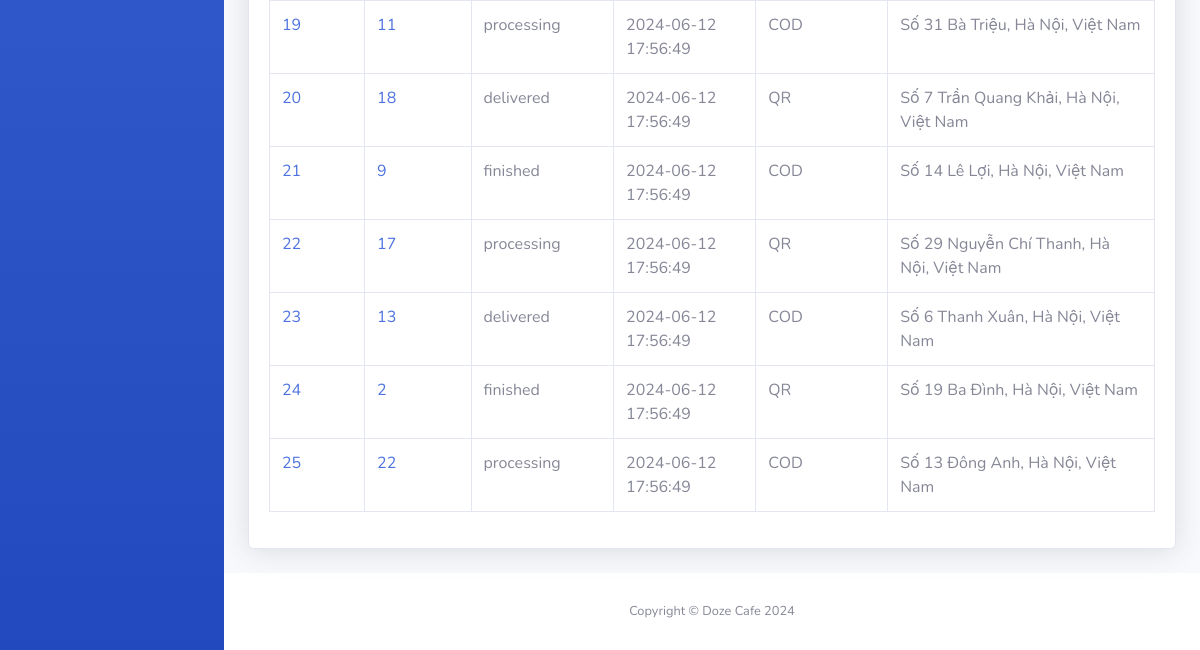
/admin_page/lietkedonhang.php (lower part), run on an earlier commit of the app's database.
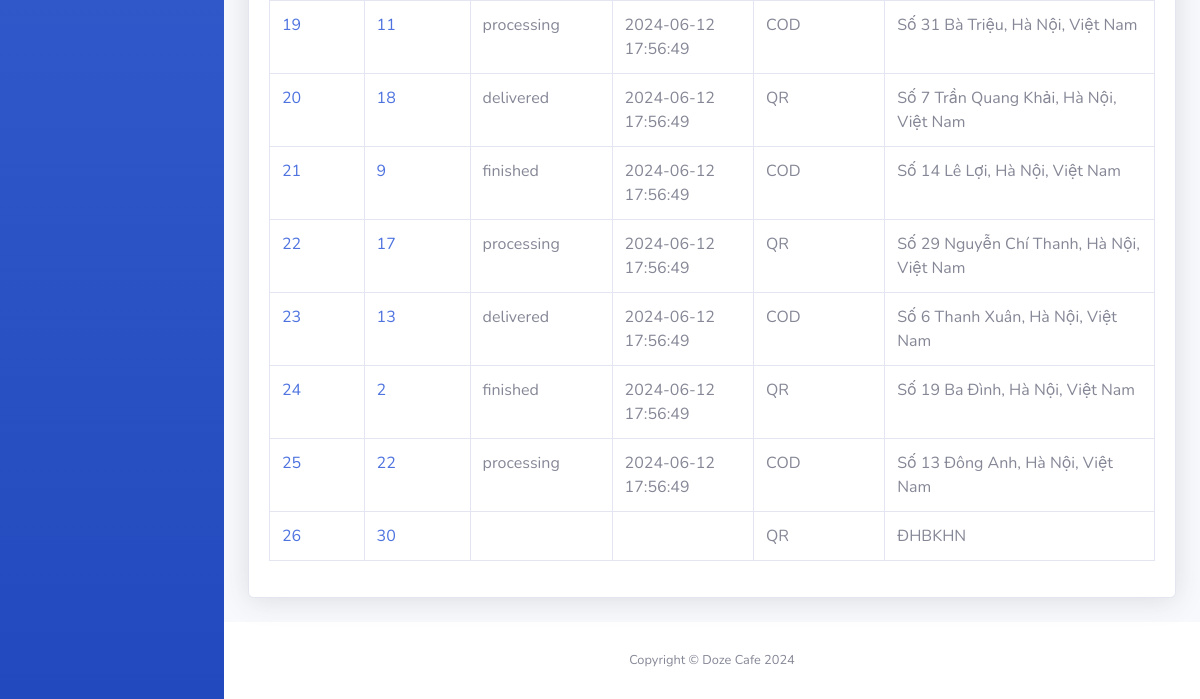
And on a later commit of the database.
### tables this page shows
CREATE TABLE `orders` (
  `orders_id` int(11) NOT NULL,
  `users_id` int(11) NOT NULL,
  `admins_id` int(11) DEFAULT NULL,
  `status` enum('finished','processing','delivered') DEFAULT NULL,
  `payment_method` enum('QR','COD') DEFAULT NULL,
  `created_at` datetime DEFAULT NULL,
  `address` varchar(300) NOT NULL
);

### admin_page/lietkedonhang.php (the view, shortened to what this page needs)
<?php include("includes/header.php"); ?>
<div>
    <div class="card shadow mb-4">
        <div class="card-body">
            <div class="table-responsive">
                <table class="table table-bordered" id="dataTable" width="100%" cellspacing="0">
                    <tbody>
                    <?php
                        require("db/conn.php");
                        $sql_str = "SELECT * from orders";
                        $result = mysqli_query($conn, $sql_str);
                        while ($row = mysqli_fetch_assoc($result)) {
                    ?>
                        <tr>
                        <td>
                                <a href='orders_info.php?orders_id=<?= htmlspecialchars($row['orders_id']) ?>'>
                                    <?= htmlspecialchars($row['orders_id']) ?>
                                </a>
                        </td>
                            <td>
                                <a href='users_info.php?users_id=<?= htmlspecialchars($row['users_id']) ?>'>
                                    <?= htmlspecialchars($row['users_id']) ?>
                                </a>
                            </td>
                            <td><?= htmlspecialchars($row['status']) ?></td>
                            <td><?= htmlspecialchars($row['created_at']) ?></td>
                            <td><?= htmlspecialchars($row['payment_method']) ?></td>
                            <td><?= htmlspecialchars($row['address']) ?></td>
                        </tr>
                    <?php
                        }
                    ?>
                    </tbody>
                </table>
            </div>
        </div>
    </div>
</div>
<?php include("includes/footer.php"); ?>

What changed in the data, as far as the page shows it:
added orders: orders_id "26", users "30", payment_method "QR", address "ĐHBKHN"
